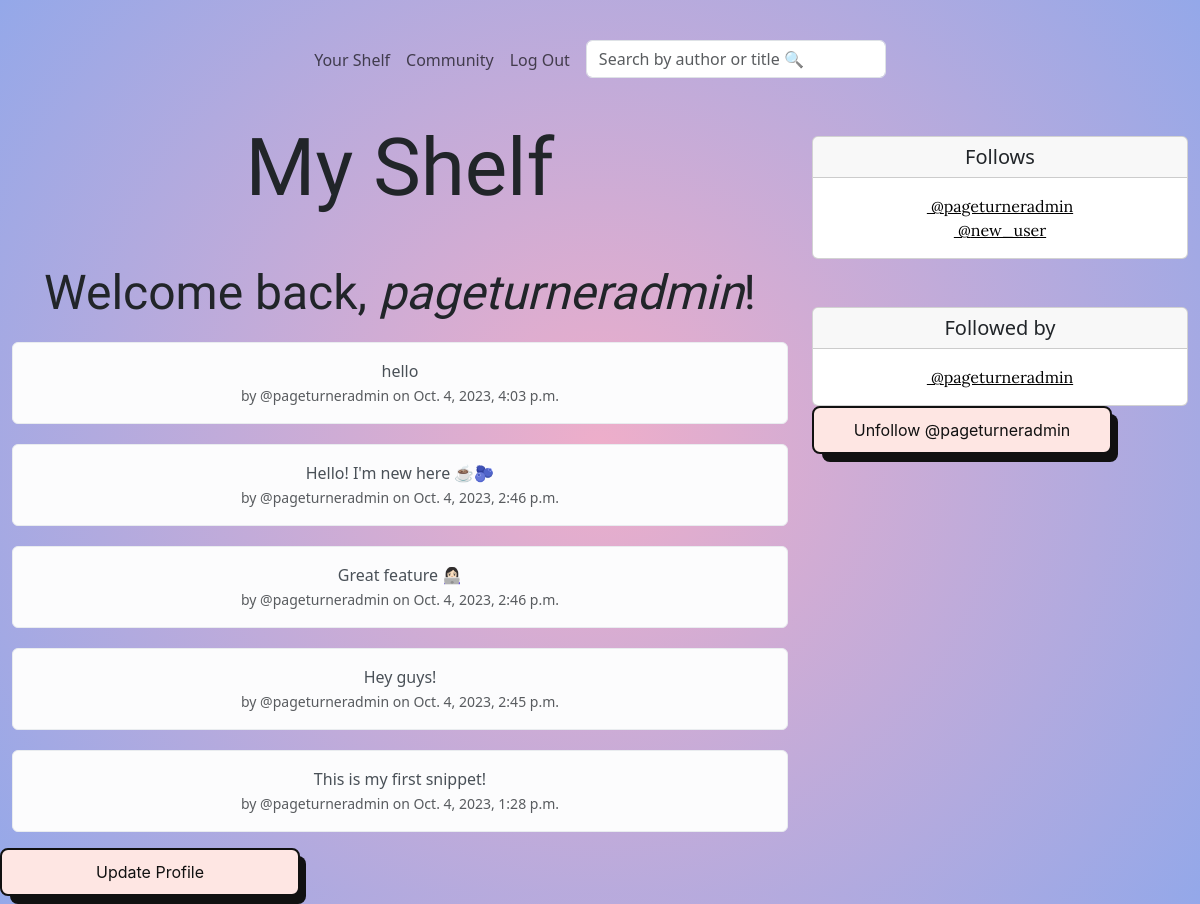
The app's page /members/profile/1 (signed in), older data.
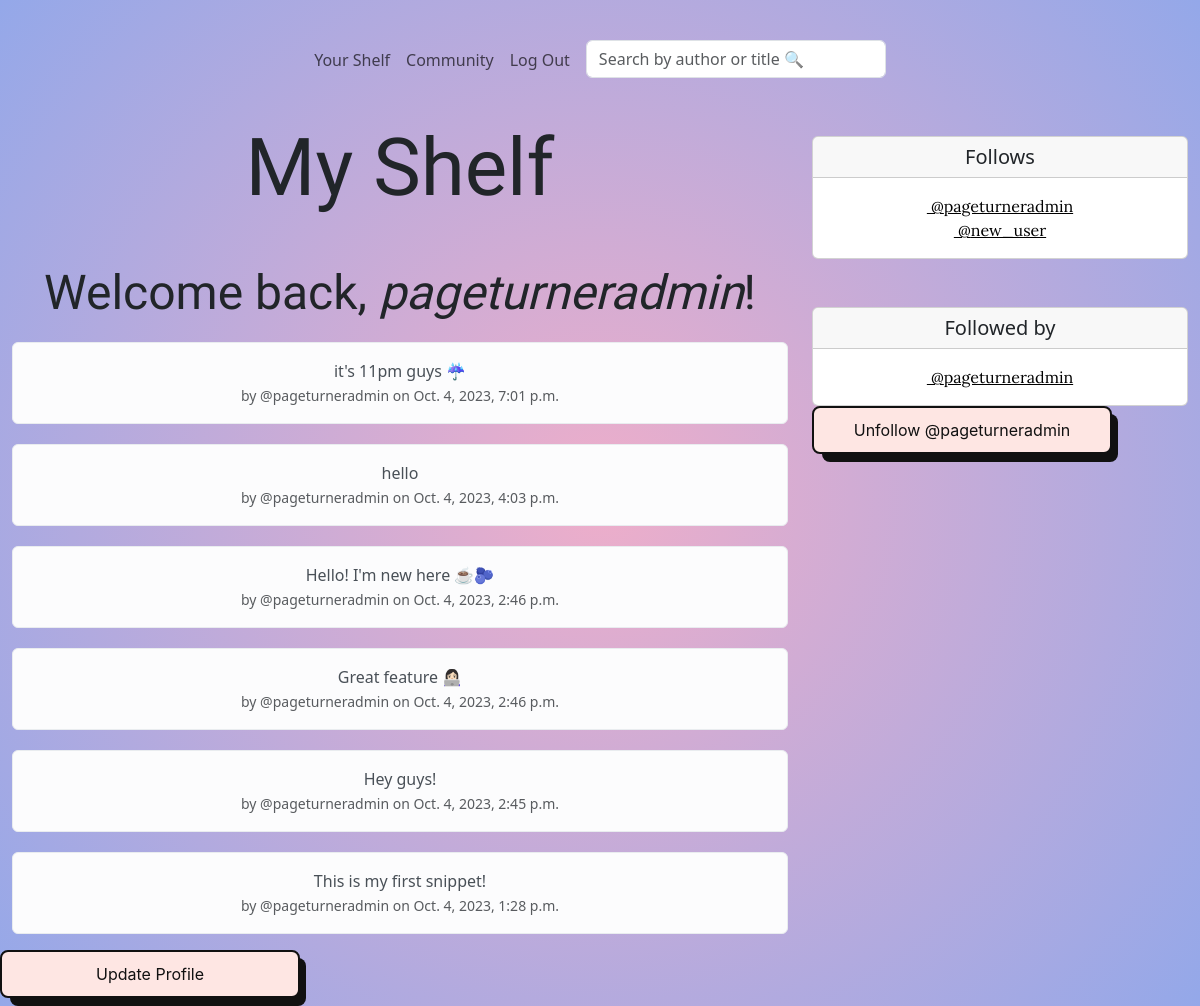
The same page, newer data.
### members/models.py (models this page shows, shortened)
class Snippet(models.Model):
    user = models.ForeignKey(User, related_name="snippets", on_delete=models.DO_NOTHING)
    body = models.CharField(max_length=300)
    created_at = models.DateTimeField(auto_now_add=True)

class Profile(models.Model):
    user = models.OneToOneField(User, on_delete=models.CASCADE)
    follows = models.ManyToManyField("self",
                                     related_name="followed_by",
                                     symmetrical=False,
                                     blank=True)
    date_modified = models.DateTimeField(User, auto_now=True)
    profile_image = models.ImageField(null=True, blank=True, upload_to="images")
    def __str__(self):
        return self.user.username

### members/views.py (the view, shortened to what this page needs)
# urls.py: path('profile/<int:pk>', views.profile, name="profile"),
def profile(request, pk):
    if request.user.is_authenticated:
        profile = Profile.objects.get(user_id=pk)
        snippets = Snippet.objects.filter(user_id=pk).order_by("-created_at")
        profile.avatar_svg = generate_avatar_follow(profile.user.username)
        profile.avatar_svg_main = generate_avatar_main(profile.user.username)
        return render(request, "profiles/profile.html", {"profile": profile, "snippets": snippets})
    else:
        messages.success(request, "You must be logged in to view this page.")
        return redirect('welcome_page')

### members/views.py (called while the page is built)
def generate_avatar_follow(name, size=40, variant="beam", colors=None, title=False, square=False):
    if colors is None:
        colors = ["92A1C6", "146A7C", "F0AB3D", "C271B4", "C20D90"]
    avatar_svg = avatar(name, variant=variant, colors=colors, title=title, size=size, square=square)
    return avatar_svg

def generate_avatar_main(name, size=250, variant="beam", colors=None, title=False, square=False):
    if colors is None:
        colors = ["92A1C6", "146A7C", "F0AB3D", "C271B4", "C20D90"]
    avatar_svg_main = avatar(name, variant=variant, colors=colors, title=title, size=size, square=square)
    return avatar_svg_main

### members/templates/profiles/profile.html (shortened to what this page needs)
{% extends "base.html" %}
{% block content %}
{% if profile %}
<div class="container-xxl text-center">
    <div class="row">
        <div class="col-8">
        <h1 class="mb-5">My Shelf</h1>
      <h2>Welcome back, <em>{{ profile.user.username }}</em>!</h2>
{% if snippets %}
            {% for snippet in snippets %}
    <div class="alert alert-light" role="alert">
    {{ snippet.body }} <br/>
        <small class="text-muted"> by
            @{{ snippet.user.username }} on
            {{ snippet.created_at }}
        </small>
    </div>
    {% endfor %}
            {% endif %}
            </div>
        <div class="col-4">
            <div class="card mt-3 mb-5">
  <h5 class="card-header">Follows</h5>
  <div class="card-body">
    <p class="card-text">
        {% if profile.follows %}
        {% for following in user.profile.follows.all %}
        <a href="{% url 'profile' following.user.id %}">
    {{ profile.avatar_svg|safe }}&nbsp;@{{ following }}
</a><br/>
        {% endfor %}
        {% else %}
        <p><b>{{ profile.user.username }}</b> doesn't follow anyone 😔</p>
        {% endif %}
  </div>
</div>
            <div class="card">
  <h5 class="card-header">Followed by</h5>
  <div class="card-body">
    <p class="card-text">
        {% if profile.followed_by %}
        {% for following in user.profile.followed_by.all %}
        <a href="{% url 'profile' following.user.id %}">{{ profile.avatar_svg|safe }}&nbsp;@{{ following }}</a><br/>
        {% endfor %}</p>
        {% else %}
        <p><b>{{ profile.user.username }}</b> isn't followed by anyone 😔</p>
        {% endif %}
  </div>
</div>
<form method="post">
    {% if profile in user.profile.follows.all %}
    <button class="button-56" name="follow" value="unfollow" type="submit">Unfollow @{{ profile.user.username|lower }}</button>
    {% else %}
    <button class="button-56" name="follow" value="follow" type="submit">Follow @{{ profile.user.username|lower }}</button>
    {% endif %}
</form>
    </div>
        {% if request.user.id == profile.user.id %}
        <a href="{% url 'update_user' %}" class="button-56">Update Profile</a>
        {% endif %}
</div>
{% endif %}
{% endblock %}

Row changes from the older to the newer data that the page shows:
added Snippet: body "it's 11pm guys ☔️", user.username "pageturneradmin", created_at "Oct. 4, 2023, 7:01 p.m."
